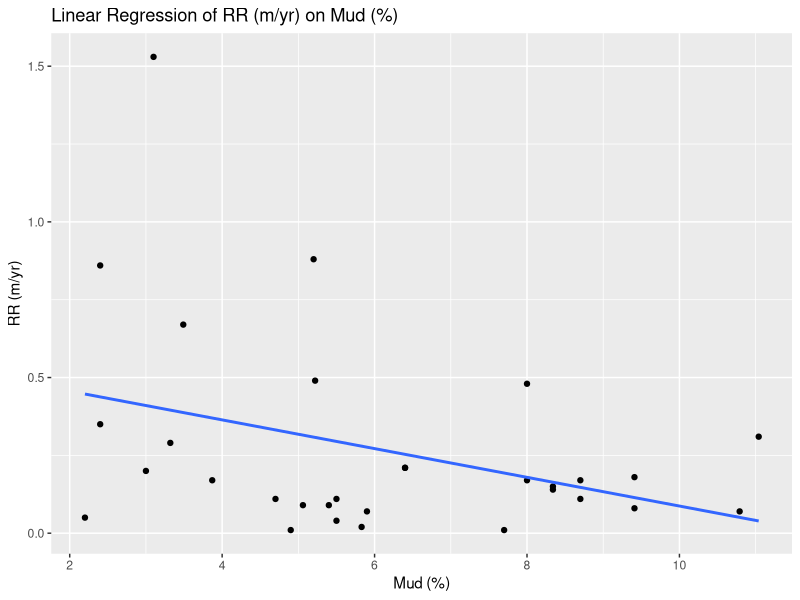
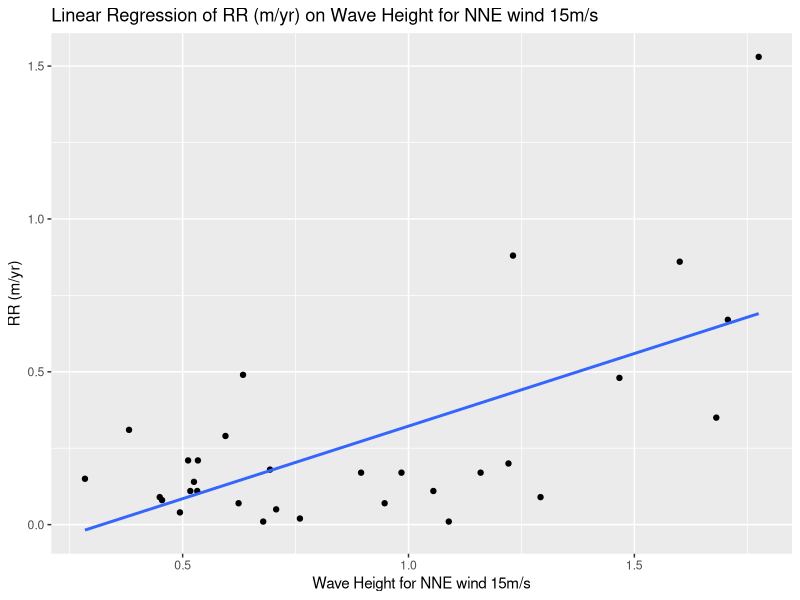
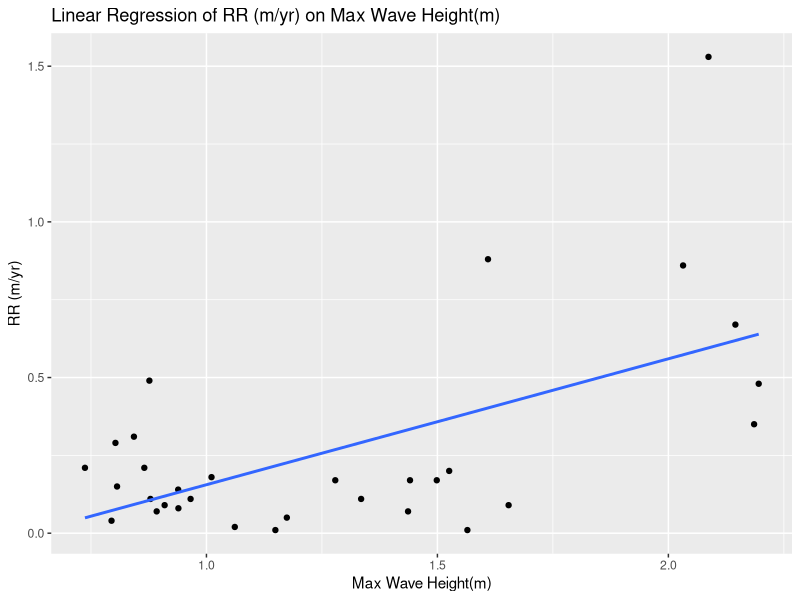
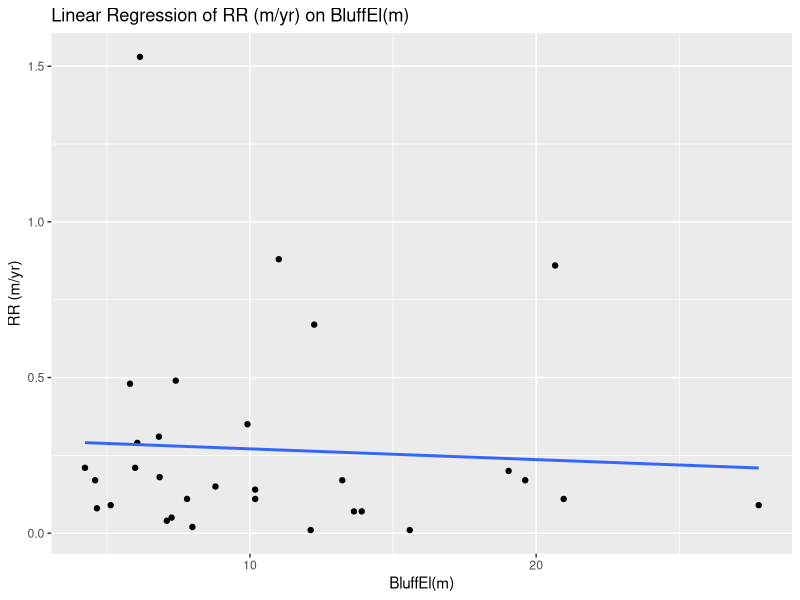

The R script that drew these images, in order:
## ---- chunk 1
knitr::opts_chunk$set(echo = TRUE)
## ---- chunk 2
library(ggplot2)
library(tidyverse)
## ---- chunk 3
erosion<-read.csv("erosion.csv")
## ---- chunk 4
library(readr)
data <- read_csv("erosion.csv")
names(data) <- gsub(" ", "_", names(data))
names(data) <- gsub("\\(", "", names(data))
names(data) <- gsub("\\)", "", names(data))
names(data) <- gsub("/", "_per_", names(data))
names(data) <- gsub("%", "percent", names(data))
if ("RR (m/yr)" %in% names(data)) {
  names(data)[names(data) == "RR (m/yr)"] <- "RR_m_per_yr"
}
predictors <- setdiff(names(data), c("Bluff", "RR_m_per_yr"))
target <- "RR_m_per_yr"
model_formula <- as.formula(paste(target, "~", paste(predictors, collapse = " + ")))
model <- lm(model_formula, data = data)
summary(model)
predictions <- predict(model, data)
mse <- mean((data[[target]] - predictions)^2)
rsquared <- summary(model)$r.squared
cat("Mean Squared Error (MSE):", mse, "\n")
cat("R-squared:", rsquared, "\n")


## ---- chunk 5
data <- read.csv("erosion.csv")  
model <- lm(`RR..m.yr.` ~ `Mud....`, data = data)
summary(model)
ggplot(data, aes(x = `Mud....`, y = `RR..m.yr.`)) +
  geom_point() +
  geom_smooth(method = "lm", se = FALSE) +  
  labs(title = "Linear Regression of RR (m/yr) on Mud (%)",
       x = "Mud (%)",
       y = "RR (m/yr)")

## ---- chunk 6
model <- lm(`RR..m.yr.` ~ `Wave.Height.for.NNE.wind.15.m.s..m.`, data = data)
summary(model)
ggplot(data, aes(x = `Wave.Height.for.NNE.wind.15.m.s..m.`, y = `RR..m.yr.`)) +
  geom_point() +
  geom_smooth(method = "lm", se = FALSE) +  
  labs(title = "Linear Regression of RR (m/yr) on Wave Height for NNE wind 15m/s",
       x = "Wave Height for NNE wind 15m/s",
       y = "RR (m/yr)")
## ---- chunk 7
model <- lm(`RR..m.yr.` ~ `Max.Wave.Height..m.`, data = data)
summary(model)
ggplot(data, aes(x = `Max.Wave.Height..m.`, y = `RR..m.yr.`)) +
  geom_point() +
  geom_smooth(method = "lm", se = FALSE) +  
  labs(title = "Linear Regression of RR (m/yr) on Max Wave Height(m)",
       x = "Max Wave Height(m)",
       y = "RR (m/yr)")
## ---- chunk 8
model <- lm(`RR..m.yr.` ~ `BluffEl..m.`, data = data)
summary(model)
ggplot(data, aes(x = `BluffEl..m.`, y = `RR..m.yr.`)) +
  geom_point() +
  geom_smooth(method = "lm", se = FALSE) +  
  labs(title = "Linear Regression of RR (m/yr) on BluffEl(m)",
       x = "BluffEl(m)",
       y = "RR (m/yr)")
